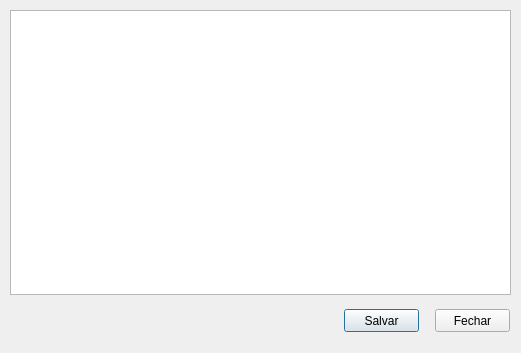
<?xml version="1.0" encoding="UTF-8"?>
<ui version="4.0">
 <class>FrmLog</class>
 <widget class="QDialog" name="FrmLog">
  <property name="windowModality">
   <enum>Qt::ApplicationModal</enum>
  </property>
  <property name="geometry">
   <rect>
    <x>0</x>
    <y>0</y>
    <width>521</width>
    <height>353</height>
   </rect>
  </property>
  <property name="minimumSize">
   <size>
    <width>521</width>
    <height>353</height>
   </size>
  </property>
  <property name="maximumSize">
   <size>
    <width>1000</width>
    <height>1000</height>
   </size>
  </property>
  <property name="windowTitle">
   <string>Log de processamento</string>
  </property>
  <property name="windowIcon">
   <iconset resource="resources.qrc">
    <normaloff>:hydroflow.ico</normaloff>:hydroflow.ico</iconset>
  </property>
  <property name="sizeGripEnabled">
   <bool>false</bool>
  </property>
  <widget class="QPushButton" name="pushButton">
   <property name="geometry">
    <rect>
     <x>344</x>
     <y>309</y>
     <width>75</width>
     <height>23</height>
    </rect>
   </property>
   <property name="text">
    <string>Salvar</string>
   </property>
  </widget>
  <widget class="QPushButton" name="pushButton_2">
   <property name="geometry">
    <rect>
     <x>435</x>
     <y>309</y>
     <width>75</width>
     <height>23</height>
    </rect>
   </property>
   <property name="text">
    <string>Fechar</string>
   </property>
  </widget>
  <widget class="QTextEdit" name="textEdit">
   <property name="geometry">
    <rect>
     <x>10</x>
     <y>10</y>
     <width>501</width>
     <height>285</height>
    </rect>
   </property>
  </widget>
 </widget>
 <resources>
  <include location="resources.qrc"/>
 </resources>
 <connections/>
</ui>
